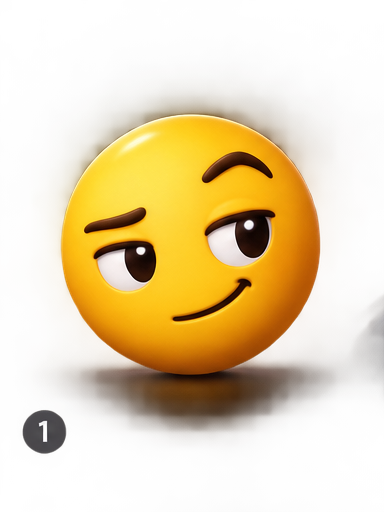
#> input picture mob/assets/tutorial/smiley-got-it-storyboard/frame_1.png, 384 x 512 px
$ python clean_smiley_storyboard_assets.py
#> lines starting #> are read from the running program, lines starting #| are printed output that depends on the picture; after the words box and inside, x2 and y2 are one past the last pixel; in counts of white or black regions, pixels touching at a corner belong together
import math
from collections import deque
from pathlib import Path

from PIL import Image, ImageChops, ImageDraw, ImageFilter


SOURCE_DIR = (
    Path(__file__).resolve().parents[1]
    / "assets"
    / "tutorial"
    / "smiley-got-it-storyboard"
)
CLEANED_DIR = SOURCE_DIR / "cleaned"
SMOOTH_DIR = SOURCE_DIR / "smooth"
LAYER_DIR = SOURCE_DIR / "animated_layers"
FRAME_NAMES = [f"frame_{index}.png" for index in range(1, 9)]
PRIMARY_KEYFRAMES = [
    ("frame_1.png", 0),
    ("frame_2.png", 170),
    ("frame_3.png", 330),
    ("frame_4.png", 480),
    ("frame_6.png", 650),
    ("frame_8.png", 1000),
]
SPRITE_FRAME_COUNT = 48
SPRITE_COLUMNS = 8
SPRITE_WIDTH = 384
SPRITE_HEIGHT = 512
SPRITE_CELL_PADDING = 4
SPRITE_CELL_WIDTH = SPRITE_WIDTH + SPRITE_CELL_PADDING * 2
SPRITE_CELL_HEIGHT = SPRITE_HEIGHT + SPRITE_CELL_PADDING * 2
SPRITE_SHEET_NAME = "smiley_got_it_sprite.png"
ANIMATED_LAYER_SOURCES = {
    "face_rest.png": "frame_1.png",
    "face_mid.png": "frame_3.png",
    "face_closed.png": "frame_4.png",
    "face_grin.png": "frame_6.png",
    "hand.png": "frame_8.png",
    "sparkle.png": "frame_8.png",
}


def in_number_badge_area(width, height, x, y):
    return x < width * 0.28 and y > height * 0.72


def is_character_seed(width, height, x, y, r, g, b, a):
    if a < 16 or in_number_badge_area(width, height, x, y):
        return False

    max_channel = max(r, g, b)
    is_face_yellow = (
        r > 178
        and g > 116
        and b < 128
        and r > b + 60
        and g > b + 42
    )
    is_hand_green = g > 118 and g > r + 16 and g > b + 12 and max_channel > 130
    is_bright_white = r > 178 and g > 178 and b > 170

    return is_face_yellow or is_hand_green or is_bright_white


def is_face_seed(width, height, x, y, r, g, b, a):
    if a < 16 or in_number_badge_area(width, height, x, y):
        return False

    return (
        r > 172
        and g > 96
        and b < 146
        and r > b + 48
        and g > b + 24
    )


def largest_component_bbox(seed, width, height):
    visited = bytearray(width * height)
    best = None
    neighbor_offsets = (-1, 1, -width, width)

    for y in range(height):
        for x in range(width):
            start = y * width + x

            if not seed[start] or visited[start]:
                continue

            stack = [start]
            visited[start] = 1
            area = 0
            min_x = max_x = x
            min_y = max_y = y

            while stack:
                index = stack.pop()
                cx = index % width
                cy = index // width

                area += 1
                min_x = min(min_x, cx)
                max_x = max(max_x, cx)
                min_y = min(min_y, cy)
                max_y = max(max_y, cy)

                for offset in neighbor_offsets:
                    next_index = index + offset

                    if (
                        next_index < 0
                        or next_index >= len(seed)
                        or visited[next_index]
                        or not seed[next_index]
                    ):
                        continue

                    nx = next_index % width
                    ny = next_index // width

                    if abs(nx - cx) + abs(ny - cy) != 1:
                        continue

                    visited[next_index] = 1
                    stack.append(next_index)

            if best is None or area > best["area"]:
                best = {
                    "area": area,
                    "bbox": (min_x, min_y, max_x, max_y),
                }

    return None if best is None else best["bbox"]


# [56 lines left out: function component_filtered_mask, not called in this run]


def build_face_seed(image):
    rgba = image.convert("RGBA")
    width, height = rgba.size
    seed = bytearray(width * height)

    for y in range(height):
        for x in range(width):
            r, g, b, a = rgba.getpixel((x, y))

            if is_face_seed(width, height, x, y, r, g, b, a):
                seed[y * width + x] = 1

    return seed


# [5 lines left out: function face_bbox, not called in this run]


def build_face_mask(image):
    rgba = image.convert("RGBA")
    width, height = rgba.size
    seed = build_face_seed(rgba)
    bbox = largest_component_bbox(seed, width, height)
    mask = Image.new("L", (width, height), 0)

    if bbox is None:
        return mask

    min_x, min_y, max_x, _max_y = bbox
    face_width = max_x - min_x
    ellipse_bbox = (
        max(0, min_x - 2),
        max(0, min_y - 4),
        min(width - 1, max_x + 2),
        min(height - 1, min_y + face_width + 6),
    )

    ImageDraw.Draw(mask).ellipse(ellipse_bbox, fill=255)

    return mask.filter(ImageFilter.GaussianBlur(0.55))


# [26 lines left out: function build_face_plus_shadow_mask, not called in this run]


def keep_foreground_components(seed, width, height):
    visited = bytearray(width * height)
    kept = bytearray(width * height)
    neighbor_offsets = (-1, 1, -width, width)

    for y in range(height):
        for x in range(width):
            start = y * width + x

            if not seed[start] or visited[start]:
                continue

            component = []
            stack = [start]
            visited[start] = 1
            min_x = max_x = x
            min_y = max_y = y

            while stack:
                index = stack.pop()
                cx = index % width
                cy = index // width

                component.append(index)
                min_x = min(min_x, cx)
                max_x = max(max_x, cx)
                min_y = min(min_y, cy)
                max_y = max(max_y, cy)

                for offset in neighbor_offsets:
                    next_index = index + offset

                    if (
                        next_index < 0
                        or next_index >= len(seed)
                        or visited[next_index]
                        or not seed[next_index]
                    ):
                        continue

                    nx = next_index % width
                    ny = next_index // width

                    if abs(nx - cx) + abs(ny - cy) != 1:
                        continue

                    visited[next_index] = 1
                    stack.append(next_index)

            center_x = (min_x + max_x) / 2
            center_y = (min_y + max_y) / 2
            near_character = (
                width * 0.14 < center_x < width * 0.94
                and height * 0.1 < center_y < height * 0.9
            )

            if len(component) >= 24 and near_character:
                for index in component:
                    kept[index] = 255

    return Image.frombytes("L", (width, height), bytes(kept))


def fill_interior_holes(mask):
    width, height = mask.size
    source = bytearray(1 if value >= 128 else 0 for value in mask.tobytes())
    visited = bytearray(width * height)
    queue = deque()

    for x in range(width):
        queue.append(x)
        queue.append((height - 1) * width + x)

    for y in range(height):
        queue.append(y * width)
        queue.append(y * width + width - 1)

    while queue:
        index = queue.popleft()

        if index < 0 or index >= len(source) or source[index] or visited[index]:
            continue

        visited[index] = 1
        x = index % width

        if x > 0:
            queue.append(index - 1)
        if x < width - 1:
            queue.append(index + 1)
        if index >= width:
            queue.append(index - width)
        if index < len(source) - width:
            queue.append(index + width)

    filled = bytearray(len(source))

    for index, value in enumerate(source):
        if value or not visited[index]:
            filled[index] = 255

    return Image.frombytes("L", (width, height), bytes(filled))


def build_foreground_alpha(image):
    rgba = image.convert("RGBA")
    width, height = rgba.size
    seed = bytearray(width * height)

    for y in range(height):
        for x in range(width):
            r, g, b, a = rgba.getpixel((x, y))

            if is_character_seed(width, height, x, y, r, g, b, a):
                seed[y * width + x] = 1

    seed_mask = keep_foreground_components(seed, width, height)

    closed = (
        seed_mask
        .filter(ImageFilter.MaxFilter(9))
        .filter(ImageFilter.MinFilter(5))
        .filter(ImageFilter.MaxFilter(3))
    )
    detail_mask = fill_interior_holes(closed)
    face_mask = build_face_mask(rgba)
    alpha = ImageChops.lighter(face_mask, detail_mask)
    alpha = alpha.filter(ImageFilter.GaussianBlur(0.65))

    alpha = alpha.point(lambda value: 255 if value > 242 else value)

    return ImageChops.multiply(alpha, rgba.getchannel("A"))


def clean_frame(frame_name):
    source_path = SOURCE_DIR / frame_name
    output_path = CLEANED_DIR / frame_name
    image = Image.open(source_path).convert("RGBA")
    alpha = build_foreground_alpha(image)
    cleaned = image.copy()

    cleaned.putalpha(alpha)
    cleaned.save(output_path, optimize=True)
    print(f"cleaned {output_path.relative_to(Path.cwd())}")


def ease_in_out_sine(value):
    return 0.5 - 0.5 * math.cos(math.pi * value)


def ease_out_cubic(value):
    return 1 - (1 - value) ** 3


def ease_out_back(value, overshoot=1.45):
    shifted = value - 1
    return 1 + (overshoot + 1) * shifted ** 3 + overshoot * shifted ** 2


def interpolate_value(start, end, amount):
    return start + (end - start) * amount


def load_clean_frame(frame_name):
    return Image.open(CLEANED_DIR / frame_name).convert("RGBA")


def frame_bbox(image):
    alpha = image.getchannel("A")
    return alpha.getbbox() or (0, 0, image.width, image.height)


# [102 lines left out: functions compose_normalized_frame, tween_images, transform_frame, build_sprite_frame, not called in this run]


def clamp01(value):
    return max(0, min(1, value))


# [429 lines left out: functions interval_progress, opacity_between, set_layer_opacity, transform_layer, composite_layer, build_layered_sprite_frame and 7 more, not called in this run]


def main():
    CLEANED_DIR.mkdir(parents=True, exist_ok=True)

    for frame_name in FRAME_NAMES:
        clean_frame(frame_name)
#> in clean_frame, image is the input picture: PIL image 384x512 RGBA; mean R, G, B, A 105, 74.5, 20.4, 85.5
#> in build_foreground_alpha, `seed_mask = keep_foreground_components(seed, width, height)`:
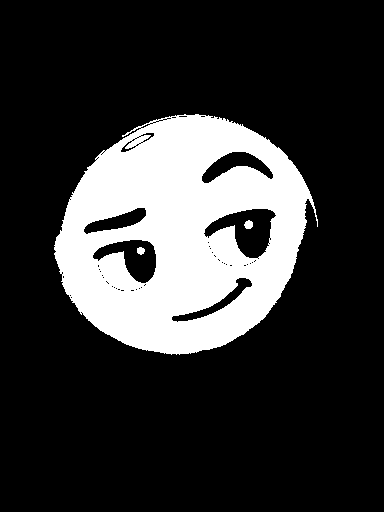
#> seed_mask: PIL image 384x512 L; 20.7% white; 3 white regions, box (x1, y1, x2, y2) and area: (54, 114, 318, 355) 40584, (244, 220, 253, 229) 62, (137, 247, 145, 255) 49
#> in build_foreground_alpha, `closed = ( seed_mask .filter(ImageFilter.MaxFilter(9)) .filter(ImageFi..`:
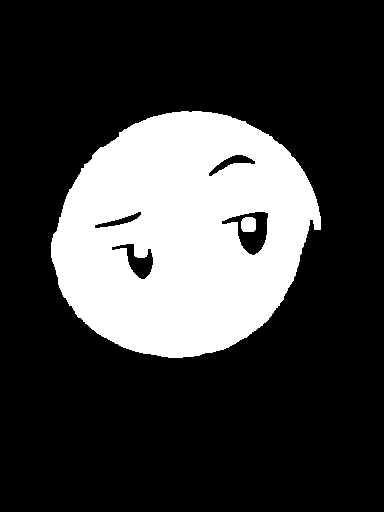
#> closed: PIL image 384x512 L; 24.3% white; 2 white regions, box (x1, y1, x2, y2) and area: (51, 111, 321, 358) 47631, (241, 217, 256, 232) 206
#> in fill_interior_holes, `return Image.frombytes("L", (width, height), bytes(filled))`:
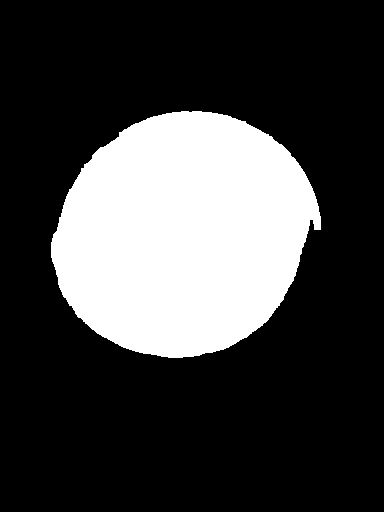
#> returned value: PIL image 384x512 L; 25.3% white; 1 white region, box (x1, y1, x2, y2) and area: (51, 111, 321, 358) 49818
#> in build_face_mask, `bbox = largest_component_bbox(seed, width, height)`: bbox = (53, 116, 319, 359)
#> in build_face_mask, `mask = Image.new("L", (width, height), 0)`: mask: PIL image 384x512 L; every value is 0
#> in build_face_mask, `min_x, min_y, max_x, _max_y = bbox`: min_x = 53; min_y = 116; max_x = 319
#> in build_face_mask, `face_width = max_x - min_x`: face_width = 266
#> in build_face_mask, `ellipse_bbox = ( max(0, min_x - 2), max(0, min_y - 4), min(width - 1, ..`: ellipse_bbox = (51, 112, 321, 388)
#> in build_face_mask, `ImageDraw.Draw(mask).ellipse(ellipse_bbox, fill=255)`:
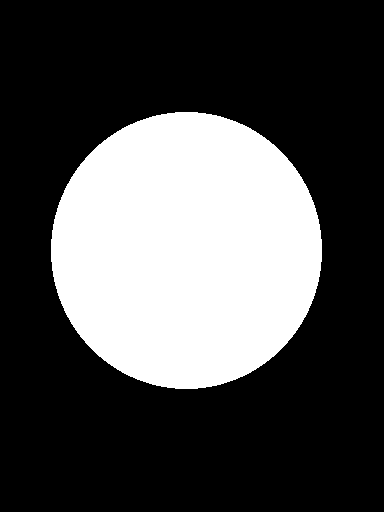
#> mask: PIL image 384x512 L; 30% white; 1 white region, box (x1, y1, x2, y2) and area: (51, 112, 322, 389) 58927
#> in build_foreground_alpha, `return ImageChops.multiply(alpha, rgba.getchannel("A"))`:
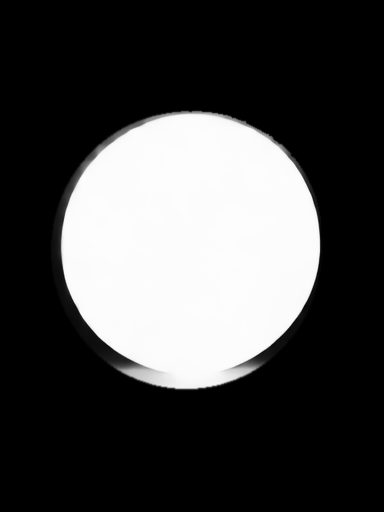
#> returned value: PIL image 384x512 L; min 0, max 254, mean 70.9
#> in clean_frame, `cleaned.putalpha(alpha)`:
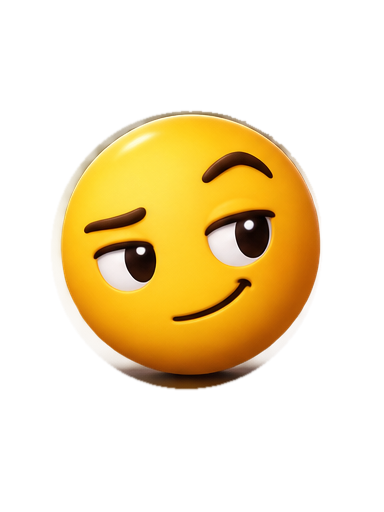
#> cleaned: PIL image 384x512 RGBA; mean R, G, B, A 105, 74.5, 20.4, 70.9; transparent parts drawn white

    build_animated_layers()
    build_smooth_sprite_sheet()


if __name__ == "__main__":
#> (the run stopped early here; a loop or call above may not have finished)
